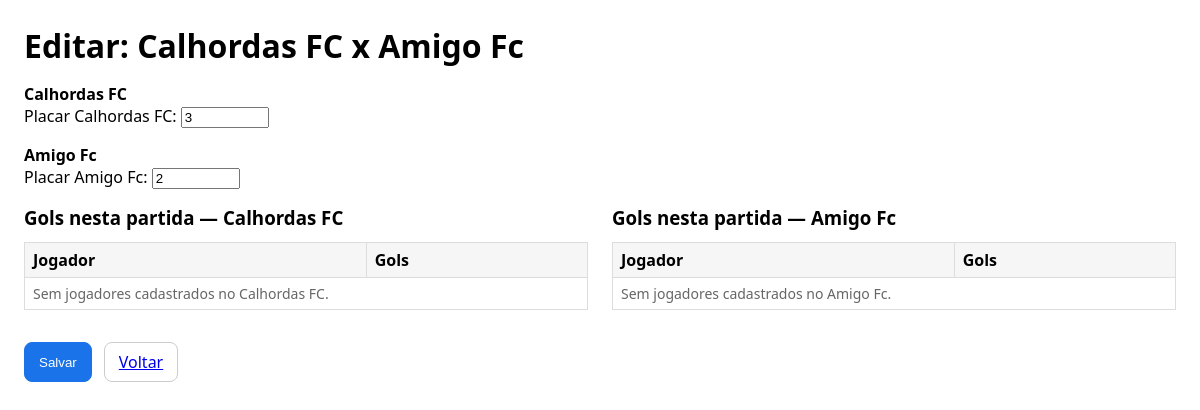
The app's page /edit_match/1, older data.
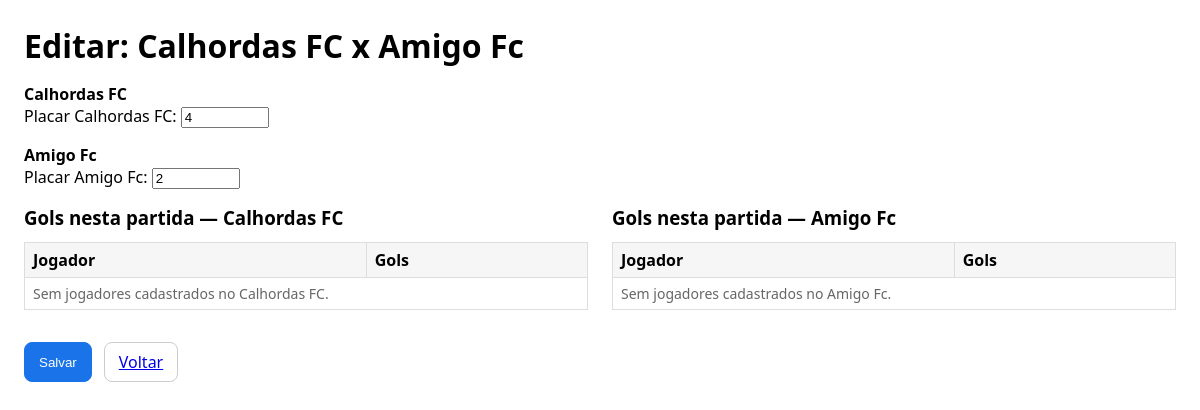
The same page, newer data.
### models.py (models this page shows)
class Match(db.Model):
    __tablename__ = 'match'  # Nome da tabela
    id = db.Column(db.Integer, primary_key=True)
    team_a_id = db.Column(db.Integer, db.ForeignKey('team.id'), nullable=False)
    team_b_id = db.Column(db.Integer, db.ForeignKey('team.id'), nullable=False)
    score_a = db.Column(db.Integer, nullable=True)  # Permite valores None
    score_b = db.Column(db.Integer, nullable=True)  # Permite valores None
    team_a = db.relationship('Team', foreign_keys=[team_a_id], back_populates='matches_as_team_a')
    team_b = db.relationship('Team', foreign_keys=[team_b_id], back_populates='matches_as_team_b')

### app.py (the view, shortened to what this page needs)
@app.route('/edit_match/<int:match_id>', methods=['GET', 'POST'])
def edit_match(match_id):
    match = Match.query.get_or_404(match_id)
    players_a = Player.query.filter_by(team_id=match.team_a_id).order_by(Player.name).all()
    players_b = Player.query.filter_by(team_id=match.team_b_id).order_by(Player.name).all()
    existing = {s.player_id: s.goals for s in PlayerMatchStat.query.filter_by(match_id=match.id).all()}
    return render_template(
        'edit_match.html',
        match=match,
        players_a=players_a,
        players_b=players_b,
        stats_by_player=existing  # dict {player_id: gols nesta partida}
    )

### templates/edit_match.html (shortened to what this page needs)
<!doctype html>
<html lang="pt-BR">
<head>
</head>
<body>
  <h1>Editar: {{ match.team_a.name }} x {{ match.team_b.name }}</h1>
  <form method="POST">
    <p>
      <label><strong>{{ match.team_a.name }}</strong></label><br>
      <label>Placar {{ match.team_a.name }}:
        <input type="number" name="score_a" min="0" value="{{ match.score_a or 0 }}" required>
      </label>
    </p>
    <p>
      <label><strong>{{ match.team_b.name }}</strong></label><br>
      <label>Placar {{ match.team_b.name }}:
        <input type="number" name="score_b" min="0" value="{{ match.score_b or 0 }}" required>
      </label>
    </p>
    <div class="cols">
      <div class="col">
        <h3>Gols nesta partida — {{ match.team_a.name }}</h3>
        <table>
          <thead>
            <tr><th>Jogador</th><th>Gols</th></tr>
          </thead>
          <tbody>
            {% for p in match.team_a.players_list %}
              <tr>
                <td>{{ p.name }}</td>
                <td>
                  <input
                    type="number"
                    min="0"
                    name="goals_a_{{ p.id }}"
                    value="{% if stats_by_player is defined %}{{ stats_by_player.get(p.id, 0) }}{% else %}0{% endif %}"
                  >
                </td>
              </tr>
            {% else %}
              <tr><td colspan="2" class="muted">Sem jogadores cadastrados no {{ match.team_a.name }}.</td></tr>
            {% endfor %}
          </tbody>
        </table>
      </div>
      <div class="col">
        <h3>Gols nesta partida — {{ match.team_b.name }}</h3>
        <table>
          <thead>
            <tr><th>Jogador</th><th>Gols</th></tr>
          </thead>
          <tbody>
            {% for p in match.team_b.players_list %}
              <tr>
                <td>{{ p.name }}</td>
                <td>
                  <input
                    type="number"
                    min="0"
                    name="goals_b_{{ p.id }}"
                    value="{% if stats_by_player is defined %}{{ stats_by_player.get(p.id, 0) }}{% else %}0{% endif %}"
                  >
                </td>
              </tr>
            {% else %}
              <tr><td colspan="2" class="muted">Sem jogadores cadastrados no {{ match.team_b.name }}.</td></tr>
            {% endfor %}
          </tbody>
        </table>
      </div>
    </div>
    <div class="actions">
      <input type="submit" class="btn btn-primary" value="Salvar">
      <a class="btn" href="{{ url_for('matches') }}">Voltar</a>
    </div>
  </form>
</body>
</html>

Row changes from the older to the newer data that the page shows:
changed Match: score_a "3" → "4"
